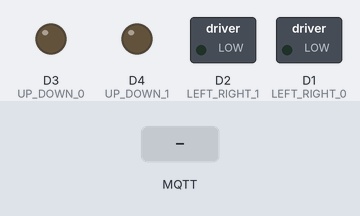
Bench run of a program on a simulated ESP8266 (NodeMCU). Shown: switched loads named in the program (green lamp = pin HIGH), output pins drawn as LEDs (lit = HIGH). The inputs (shaded band) are chosen by the test bench. WiFi joins after 1.5 s; servers stay silent unless stated; no MQTT or app messages arrive unless stated; what the program prints to the serial monitor is not drawn.

Above: at 2.7 s.
2.8 s: MQTT message "UP" arrives on the first subscribed topic
At 3.6 s:
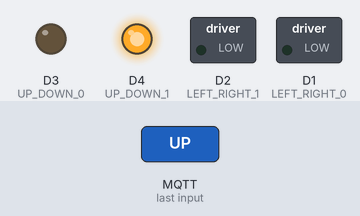
5.3 s: MQTT message "DOWN" arrives on the first subscribed topic
At 6.0 s:
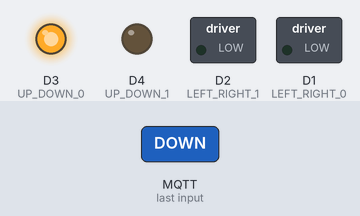
7.8 s: MQTT message "LEFT" arrives on the first subscribed topic
At 8.6 s:
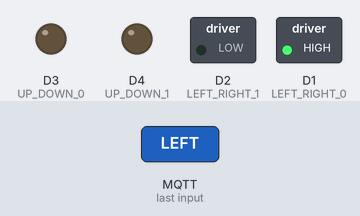
10.3 s: MQTT message "RIGHT" arrives on the first subscribed topic
At 10.9 s:
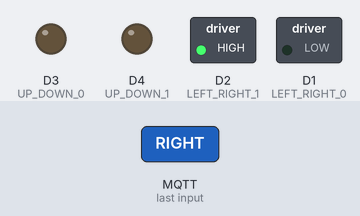
Timing chart, 0 to 13.3 s (numbered marks = the images above; inputs shaded):
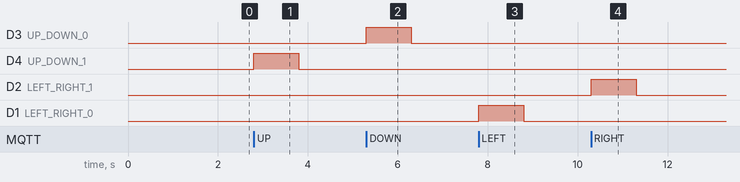

Measured:
- after the input at 2.8 s, D4 (UP_DOWN_1): LOW → HIGH at once, → LOW 1.0 s later
- after the input at 5.3 s, D3 (UP_DOWN_0): LOW → HIGH at once, → LOW 1.0 s later
- after the input at 7.8 s, D1 (LEFT_RIGHT_0): LOW → HIGH at once, → LOW 1.0 s later
- after the input at 10.3 s, D2 (LEFT_RIGHT_1): LOW → HIGH at once, → LOW 1.0 s later

The program:

main.cpp
```cpp
#include <Arduino.h>
#include "WiFiManager.h"
#include "WebServerManager.h"
#include "MotorController.h"
#include "MQTTHandler.h"
#include "BasicMotorController.h"

WiFiManager wifiManager;
WebServerManager webServerManager;
BasicMotorController motorController;
MQTTHandler mqttHandler(&motorController);

void setup() {
    Serial.begin(115200);
    wifiManager.connect("frmilia", "rf222705");

    if (WiFi.status() == WL_CONNECTED) {
        mqttHandler.setCallback();
        mqttHandler.connect();
    }
}

void loop() {
    if (WiFi.status() != WL_CONNECTED) {
        webServerManager.handleClient();
    } else {
        mqttHandler.handleClient();
    }
}
```

BasicMotorController.h
```cpp
#include <Arduino.h>
#include "MotorController.h"

class BasicMotorController : public MotorController {
private:
    const int LEFT_RIGHT_0 = D1;
    const int LEFT_RIGHT_1 = D2;
    const int UP_DOWN_0 = D3;
    const int UP_DOWN_1 = D4;

    void setAllToDown() {
        digitalWrite(LEFT_RIGHT_0, LOW);
        digitalWrite(LEFT_RIGHT_1, LOW);
        digitalWrite(UP_DOWN_0, LOW);
        digitalWrite(UP_DOWN_1, LOW);
    }

public:
    BasicMotorController() {
        pinMode(LEFT_RIGHT_0, OUTPUT);
        pinMode(LEFT_RIGHT_1, OUTPUT);
        pinMode(UP_DOWN_0, OUTPUT);
        pinMode(UP_DOWN_1, OUTPUT);
        setAllToDown();
    }

    void moveUp() override {
       Serial.println("Mover para cima");
        digitalWrite(UP_DOWN_0, LOW);
        digitalWrite(UP_DOWN_1, HIGH);
        delay(1000);
        setAllToDown();
    }

    void moveDown() override {
        Serial.println("Mover para baixo");
        digitalWrite(UP_DOWN_0, HIGH);
        digitalWrite(UP_DOWN_1, LOW);
        delay(1000);
        setAllToDown();
    }

    void moveLeft() override {
        Serial.println("Mover para esquerda");
        digitalWrite(LEFT_RIGHT_0, HIGH);
        digitalWrite(LEFT_RIGHT_1, LOW);
        delay(1000);
        setAllToDown();
    }

    void moveRight() override {
        Serial.println("Mover para direita");
        digitalWrite(LEFT_RIGHT_0, LOW);
        digitalWrite(LEFT_RIGHT_1, HIGH);
        delay(1000);
        setAllToDown();
    }
};
```

MQTTHandler.h
```cpp
#ifndef MQTT_HANDLER_H
#define MQTT_HANDLER_H

#include <PubSubClient.h>
#include <ESP8266WiFi.h>
#include "MotorController.h"

class MQTTHandler {
private:
    WiFiClient espClient;
    PubSubClient client;
    MotorController* motorController;
    String clientID;

public:

    MQTTHandler(MotorController* controller) : motorController(controller), client(espClient) {
        client.setServer("broker.hivemq.com", 1883);
        clientID = "ESP8266Client-" + String(ESP.getChipId());
    }

    void setCallback() {
        client.setCallback([this](char* topic, byte* payload, unsigned int length) {
            this->handleMessage(topic, payload, length);
        });
    }

    void handleMessage(char* topic, byte* payload, unsigned int length) {
        String message = "";
        for (unsigned int i = 0; i < length; i++) {
            message += (char)payload[i];
        }

        if (String(topic) == "motor/control") {
            if (message == "UP") motorController->moveUp();
            else if (message == "DOWN") motorController->moveDown();
            else if (message == "LEFT") motorController->moveLeft();
            else if (message == "RIGHT") motorController->moveRight();
        }
    }

    void connect() {
        while (!client.connected()) {
            Serial.println("Conectando ao MQTT...");
            if (client.connect(clientID.c_str())) {
                Serial.println("Conectado");
                client.subscribe("motor/control");
            } else {
                Serial.print("Falhou, rc=");
                Serial.print(client.state());
                Serial.println(" tentando novamente em 5 segundos");
                delay(5000);
            }
        }
    }

    void handleClient() {
        if (!client.loop()) {
            Serial.println("Falha ao conectar ao broker MQTT");
            delay(5000);
        }
    }
};

#endif
```

MotorController.h
```cpp
#ifndef MOTOR_CONTROLLER_H
#define MOTOR_CONTROLLER_H

class MotorController {
public:
    virtual void moveUp() = 0;
    virtual void moveDown() = 0;
    virtual void moveLeft() = 0;
    virtual void moveRight() = 0;
    virtual ~MotorController() {}
};

#endif
```

StoreManager.h
```cpp
#include <Preferences.h>

class StoreManager {
private:
    const char* preferencesNamespace = "wifi";

public:

    void saveCredentials(const String& ssid, const String& password) {
        Preferences preferences;
        preferences.begin(preferencesNamespace, false);
        preferences.putString("ssid", ssid);
        preferences.putString("password", password);
        preferences.end();
    }

    bool loadCredentials(String& ssid, String& password) {
        Preferences preferences;
        preferences.begin(preferencesNamespace, true);
        if (preferences.isKey("ssid") && preferences.isKey("password")) {
            ssid = preferences.getString("ssid");
            password = preferences.getString("password");
            preferences.end();
            return true;
        }
        preferences.end();
        return false;
    }
};
```

WebServerManager.h
```cpp
#include <ESP8266WebServer.h>
#include <ESP8266WiFi.h>
#include <StoreManager.h>

class WebServerManager {
private:
    ESP8266WebServer server;
    StoreManager storeManager;

public:
    WebServerManager() : server(80) {
        server.on("/", [this]() { this->handleRoot(); });
        server.on("/connect", [this]() { this->handleConnect(); });
        server.begin();
        Serial.println("Servidor iniciado");
    }

    void handleClient() {
        server.handleClient();
    }

private:
    void handleRoot() {
        String page = "<!DOCTYPE html><html lang=\"pt-br\"><head><meta name=\"viewport\" content=\"width=device-width, initial-scale=1.0\"><title>Configuração Wi-Fi</title></head><body><h1>Selecione uma rede Wi-Fi</h1>";
        int n = WiFi.scanNetworks();
        if (n == 0) {
            page += "<p>Nenhuma rede encontrada. Tente novamente.</p>";
        } else {
            for (int i = 0; i < n; ++i) {
                page += "<form action=\"/connect\" method=\"post\">";
                page += "<input type=\"hidden\" name=\"ssid\" value=\"" + WiFi.SSID(i) + "\">";
                page += "<button type=\"submit\">" + WiFi.SSID(i) + "</button>";
                page += "</form>";
            }
        }
        page += "</body></html>";
        server.send(200, "text/html", page);
    }

    void handleConnect() {
        String ssid = server.arg("ssid");
        String page = "<!DOCTYPE html><html lang=\"en\"><head><meta name=\"viewport\" content=\"width=device-width, initial-scale=1.0\"><title>Conectar à Rede</title></head><body>";
        page += "<h1>Conectar à rede: " + ssid + "</h1>";
        page += "<form action=\"/save\" method=\"post\">";
        page += "<input type=\"hidden\" name=\"ssid\" value=\"" + ssid + "\">";
        page += "<label for=\"pass\">Senha:</label><input type=\"password\" id=\"pass\" name=\"pass\">";
        page += "<input type=\"submit\" value=\"Salvar e Conectar\">";
        page += "</form></body></html>";
        server.send(200, "text/html", page);
        server.on("/save", [this]() { this->handleSave(); });
    }

    void handleSave() {
        String ssid = server.arg("ssid");
        String pass = server.arg("pass");
        WiFi.begin(ssid.c_str(), pass.c_str());

        delay(5000);

        if (WiFi.status() == WL_CONNECTED) {
            server.send(200, "text/html", "<p>Conectado com sucesso a " + ssid + ". IP: " + WiFi.localIP().toString() + "</p>");
            storeManager.saveCredentials(ssid, pass);
            delay(1000);
            ESP.restart();
        } else {
            server.send(200, "text/html", "<p>Falha ao conectar a " + ssid + ". <a href=\"/\">Tente novamente</a></p>");
        }
    }
};
```

WiFiManager.h
```cpp
#include <ESP8266WiFi.h>

class WiFiManager {
public:
    void connect(const char* ssid, const char* password) {
        WiFi.begin(ssid, password);
        Serial.print("Tentando conectar");
        int retries = 0;
        while (WiFi.status() != WL_CONNECTED && retries < 20) {
            delay(500);
            Serial.print(".");
            retries++;
        }
        if (WiFi.status() != WL_CONNECTED) {
            Serial.println("Falha ao conectar, iniciando AP");
            WiFi.softAP("ESP_Config", "12345678");
        } else {
            Serial.println("Conectado ao WiFi");
        }
    }
};
```
